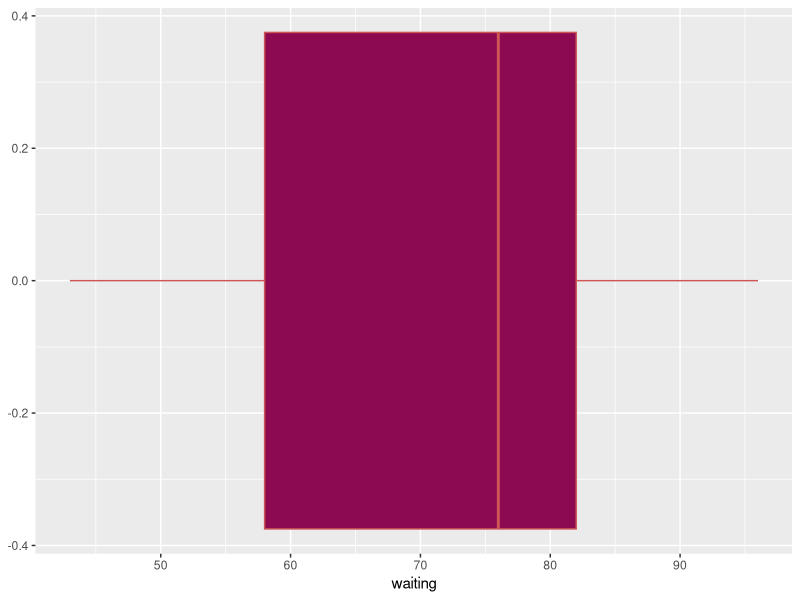
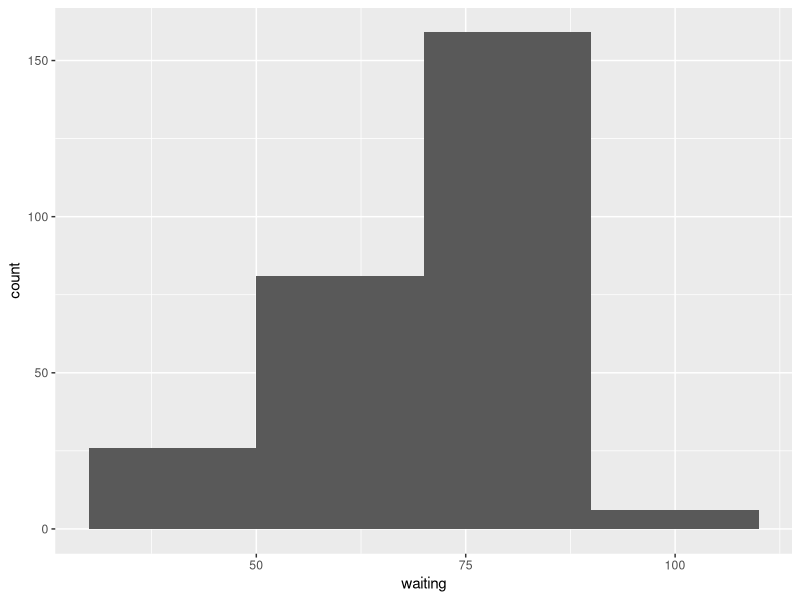
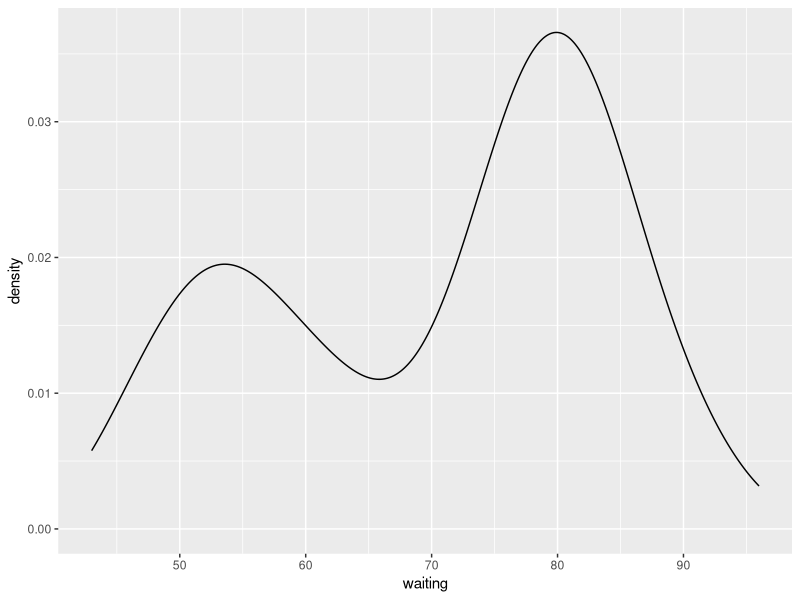
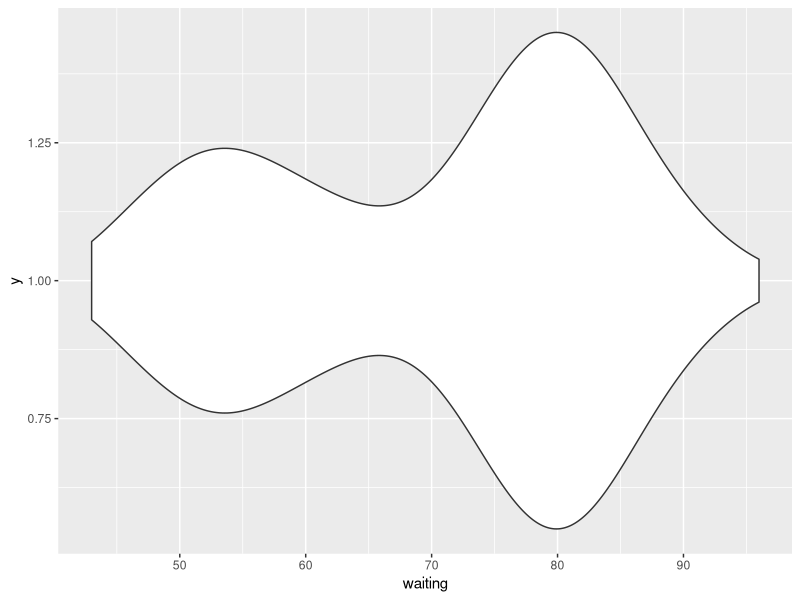
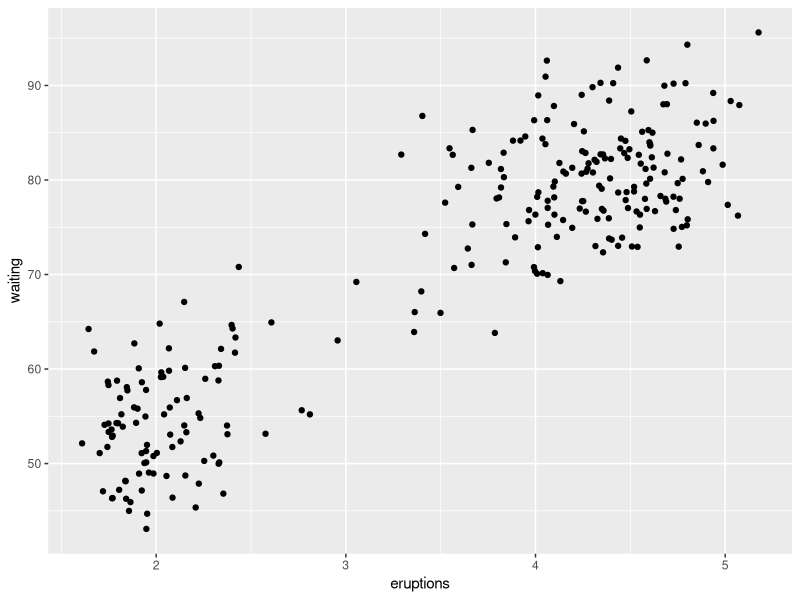
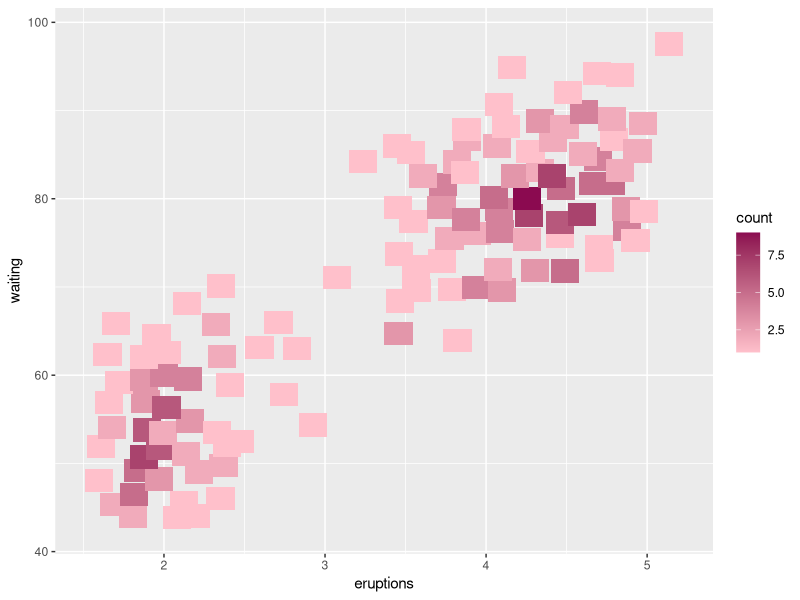

These figures' R source, in order:
## ---- chunk 1
knitr::opts_chunk$set(echo = TRUE)
library("ggplot2")
?faithful

boxplot = ggplot(faithful, aes(x = waiting)) + 
  geom_boxplot(fill="deeppink4", color = "indianred3")
boxplot
## ---- chunk 2
ggplot(faithful, aes(x = waiting)) + 
  geom_histogram(binwidth = 20)
## ---- chunk 3
ggplot(faithful, aes(x = waiting)) + 
  geom_density()
## ---- chunk 4
ggplot(faithful, aes(x = waiting, y = 1)) + # note the y = 1
  geom_violin()
## ---- chunk 5
ggplot(faithful, aes(x = eruptions, y = waiting)) + 
  geom_jitter(width=0.1)
## ---- chunk 6
d <- ggplot(faithful, aes(eruptions, waiting)) +
  stat_bin_2d(position="jitter",bins=20) +
  scale_fill_gradient(low = "pink", high = "deeppink4")
d
